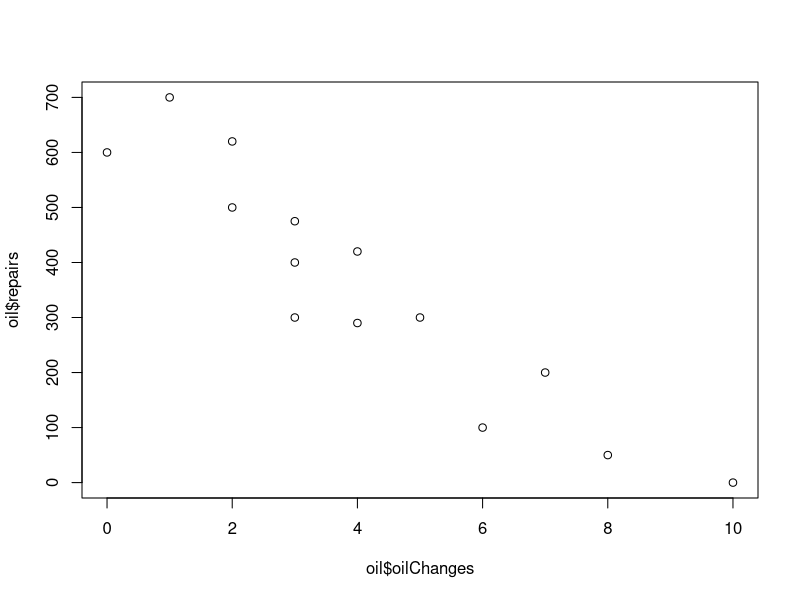
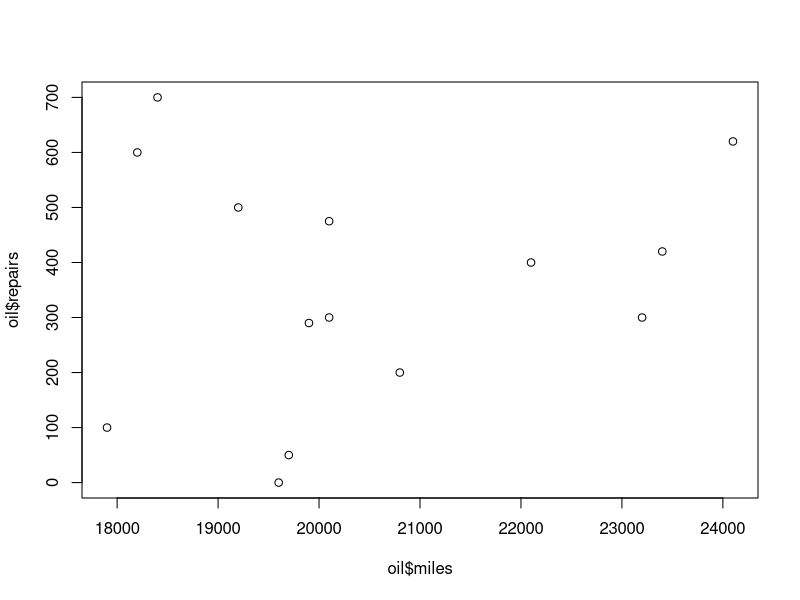
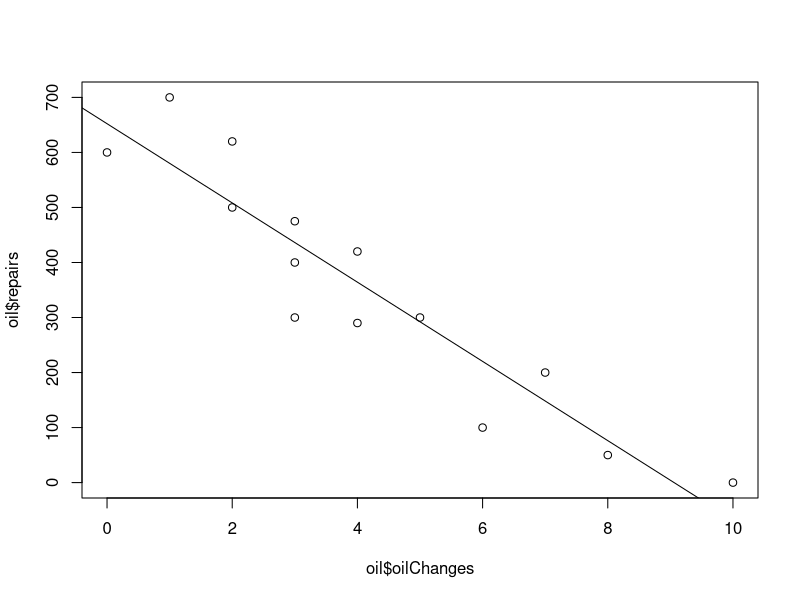
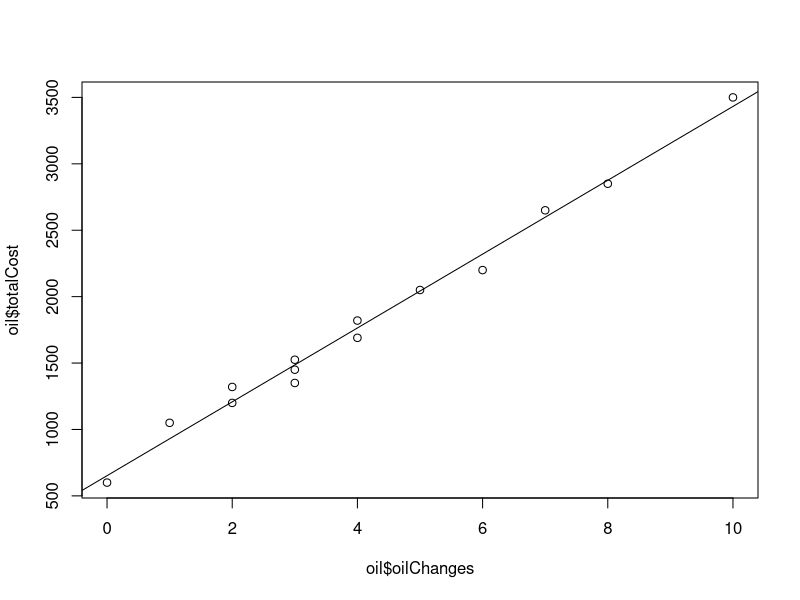

Recreate these plots in R, in order. (Note: this script raises an error after producing the figures.)
#################### Linear Modeling - Week 8 ####################
# Practice using data to determine if more frequent car oil changes are a good thing
# following R code defines our dataset
oilChanges <- c(3,5,2,3,1,4,6,4,3,2,0,10,7,8) # number of oil changes each car had in past 3 years
repairs <- c(300, 300, 500, 400, 700, 420, 100, 290, 475, 620, 600, 0, 200, 50) # $ amount of repairs
miles <- c(20100, 23200, 19200, 22100, 18400, 23400, 17900, 19900, 20100, 24100, 18200, 19600, 20800, 19700) # miles driven by each car
oil <- data.frame(oilChanges, repairs, miles)
oil

# Given this data, can we determine if changing the oil frequently is a good thing?
# Our independent variables are ‘oilChanges’ and ‘miles’
# The dependent variable (the one we are trying to predict) is ‘repairs’
# First let's explore
plot(oil$oilChanges, oil$repairs)
plot(oil$miles, oil$repairs)
# see correlation between # of oil changes and repairs $, but not really any patter between miles and repair $

# Let's build our first model using oilChanges as our independent variable
model1 <- lm(formula=repairs ~ oilChanges, data=oil)
# The lm() command creates a big data structure (the model that we justcreated) -> store it as model1
# the ‘lm’ command takes two parameters,1) tells lm to use ‘oilChanges to predict ‘repairs’ (the squiggly line ‘~’ tells lm what is
## the independent and dependent variables to be modeled, with the column on the left
## being the independent variables). The other parameter tells lm the name of the
## dataframe we are using.

summary(model1)

# Next, we show the line of best fit (based on the model) to the x-y plot of repair costs against oil changes with this command:
plot(oil$oilChanges, oil$repairs)
abline(model1)


# Next, let’s try using both oilChanges and miles, to create the linear model
m <- lm(formula=repairs ~ oilChanges + miles, data=oil)
summary(m)

# We need to model the cost of oil changes into our dataset too
# Assume cost of $350 per oil change
oil$oilChangeCost <- oil$oilChanges * 350
oil$totalCost <- oil$oilChangeCost + oil$repairs
m <- lm(formula=totalCost ~ oilChanges, data=oil)
plot(oil$oilChanges, oil$totalCost)
abline(m)

# To test this model, we can have R predict the total repair costs for a given number of oil changes with the following R code:
test = data.frame(oilChanges=0)
predict(m,test, type="response")

test = data.frame(oilChanges=5)
predict(m,test, type="response")

test = data.frame(oilChanges=10)
predict(m,test, type="response")

ggplot(oil, aes(x = oilChanges, y = totalCost)) + geom_point() + stat_smooth(method = "lm", col = "red")

##### More practice with modeling #####

air <- airquality
air$Ozone[is.na(air$Ozone)] <- mean(air$Ozone,na.rm=TRUE)
any(is.na(air$Ozone))
air$Solar.R[is.na(air$Solar.R)] <- mean(air$Solar.R,na.rm = T)
any(is.na(air$Solar.R))

plot(air$Solar.R,air$Ozone) # no relation
plot(air$Wind,air$Ozone) # some relation
plot(air$Temp,air$Ozone) # some relation
plot(air$Month,air$Ozone)

m <- lm(formula = Ozone ~ Wind, data = air)
summary(m)

m <- lm(formula = Ozone ~ Wind + Temp, data = air)
summary(m)

m <- lm(formula = Ozone ~ Wind + Temp + Solar.R, data = air)
summary(m)

m <- lm(formula = Ozone ~ Wind + Temp + Solar.R, data = air)
summary(m)


##### In class alternative models #####
x <- c(1:10)
y <- c(1:10)
df <- data.frame(x,y)
plot(df$x,df$y)

m <- lm(formula=y ~ x, data=df)
summary(m)
abline(m)


x <- c(1,2,3,4,5)
y <- c(0.2,2.2,3.8,4.9,5.1)

df <- data.frame(x,y)
plot(df$x,df$y)
m1 <- lm(formula = y ~ x, data = df)
summary(m1)
abline(m1)

g <- ggplot(df,aes(x=x,y=y)) + geom_point()
g
g + stat_smooth(method = 'lm', col = 'red')

w <- c(1,3,4,4.5,5,6.1,7.3,7.9,9.2,10.05)
df <- data.frame(x,y,w)
plot(df$x,df$w)
m1 <- lm(formula = w ~ x, data = df)
summary(m1)
abline(m1)

ggplot(df, aes(x = x, y = w)) + geom_point() + stat_smooth(method = 'lm', col = 'red')


x <- sample(1:100, 10, replace = F)  
y <- sample(1:100, 10, replace = F)  

df <- data.frame(x,y)  
plot(x, y)  
m1 <- lm(formula = x ~ y, data = df)  
summary(m1)  
abline(m1)

ggplot(data = df, aes(x = x, y = y)) + geom_point() + stat_smooth(method = 'lm', col = 'red')
  
  
  
###########################################################
mpg.lm = lm(formula = mpg ~ wt, data = mtcars)
summary(mpg.lm)  

mpg.lm = lm(formula = mpg ~ hp, data = mtcars)
summary(mpg.lm)  


mpg.lm <- lm(formula = mpg ~ hp + wt, data = mtcars)  
summary(mpg.lm)

mpg.lm <- lm(formula = mpg ~ hp + wt + cyl, data = mtcars)  
summary(mpg.lm)

mpg.lm <- lm(formula = mpg ~ ., data = mtcars)  
summary(mpg.lm)

mpg.lm <- lm(formula = mpg ~ wt + cyl, data = mtcars)  
summary(mpg.lm)



# the output of predict
range(mtcars$wt)
newdata = data.frame(cyl=4,wt=2.8)
predict(mpg.lm, newdata, type='response')


mtcars[mtcars$hp > 110 && mtcars$hp < 130, ]

# see how good the model is
# pvalue < 0.05?
# how much does model explain (the r-squared value)
sum.model <- summary(mpg.lm)
paste("p-values:")
sum.model$coef[,4] #p-values
paste("adjusted r squared:", sum.model$adj.r.squared) #R^2


# show the full model - using a scatter plot of the actual values and a set of predicted values
mpg.lm = lm(formula=mpg ~ hp + wt, data=mtcars)


range(mtcars$wt)
xweight <- seq(0,6,6/32)
xweight <- xweight[1:32]

range(mtcars$hp)
xhp <- seq(50, 355, 300/length(xweight))  
xhp <- xhp[1:32]

ympg <- predict(mpg.lm, list(wt = xweight, hp=xhp),type="response")
ympg <- round(ympg)

# scatter plots
g <- ggplot(mtcars,aes(x=hp,y=wt)) + geom_point(aes(size=mpg,color=mpg))
g
g + geom_smooth(method="lm")


